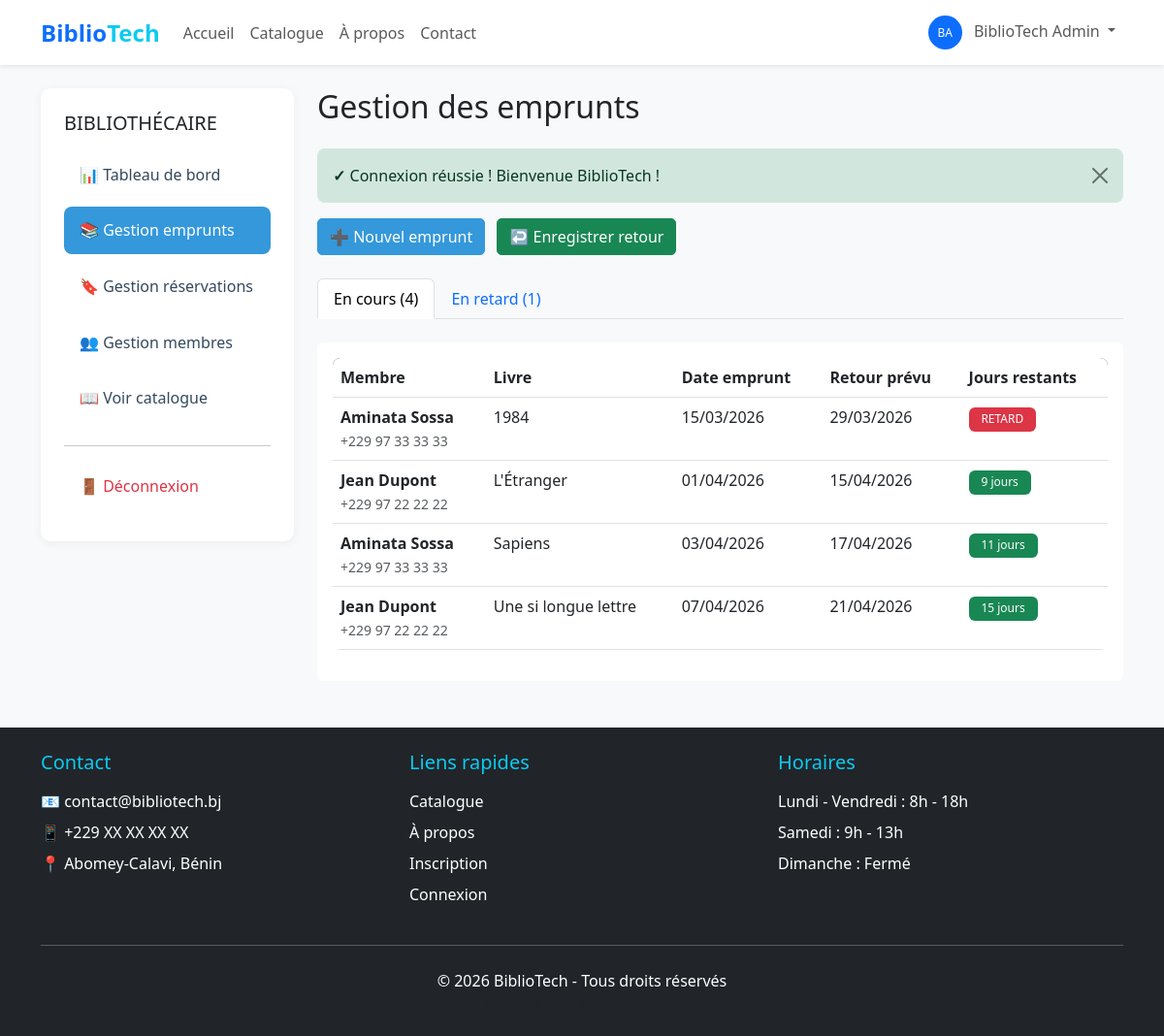
/frontend/bibliothecaire/emprunts.php (signed in), run on the app's committed database.
### tables this page shows
CREATE TABLE emprunts (
    id INT PRIMARY KEY AUTO_INCREMENT,
    utilisateur_id INT NOT NULL,
    livre_id INT NOT NULL,
    date_emprunt DATE NOT NULL DEFAULT (CURRENT_DATE),
    date_retour_prevue DATE NOT NULL,
    date_retour_effective DATE,
    statut ENUM('en_cours', 'retourne', 'en_retard') DEFAULT 'en_cours',
    enregistre_par INT,  
    created_at TIMESTAMP DEFAULT CURRENT_TIMESTAMP,
    updated_at TIMESTAMP DEFAULT CURRENT_TIMESTAMP ON UPDATE CURRENT_TIMESTAMP,
    FOREIGN KEY (utilisateur_id) REFERENCES utilisateurs(id) ON DELETE CASCADE,
    FOREIGN KEY (livre_id) REFERENCES livres(id) ON DELETE CASCADE,
    FOREIGN KEY (enregistre_par) REFERENCES utilisateurs(id) ON DELETE SET NULL,
    INDEX idx_utilisateur (utilisateur_id),
    INDEX idx_livre (livre_id),
    INDEX idx_statut (statut),
    INDEX idx_dates (date_emprunt, date_retour_prevue)
);

CREATE TABLE utilisateurs (
    id INT PRIMARY KEY AUTO_INCREMENT,
    nom VARCHAR(100) NOT NULL,
    prenoms VARCHAR(100) NOT NULL,
    email VARCHAR(150) UNIQUE NOT NULL,
    telephone VARCHAR(20),
    adresse TEXT,
    mot_de_passe VARCHAR(255) NOT NULL,
    role ENUM('membre', 'bibliothecaire', 'admin') DEFAULT 'membre',
    statut ENUM('actif', 'inactif', 'en_attente') DEFAULT 'en_attente',
    date_inscription DATETIME DEFAULT CURRENT_TIMESTAMP,
    derniere_connexion DATETIME,
    created_at TIMESTAMP DEFAULT CURRENT_TIMESTAMP,
    updated_at TIMESTAMP DEFAULT CURRENT_TIMESTAMP ON UPDATE CURRENT_TIMESTAMP,
    INDEX idx_email (email),
    INDEX idx_role (role),
    INDEX idx_statut (statut)
);

CREATE TABLE livres (
    id INT PRIMARY KEY AUTO_INCREMENT,
    titre VARCHAR(255) NOT NULL,
    auteur VARCHAR(150) NOT NULL,
    isbn VARCHAR(20) UNIQUE,
    categorie_id INT NOT NULL,
    description TEXT,
    image_couverture VARCHAR(255),
    nombre_exemplaires INT DEFAULT 1,
    exemplaires_disponibles INT DEFAULT 1,
    date_ajout DATE DEFAULT (CURRENT_DATE),
    created_at TIMESTAMP DEFAULT CURRENT_TIMESTAMP,
    updated_at TIMESTAMP DEFAULT CURRENT_TIMESTAMP ON UPDATE CURRENT_TIMESTAMP,
    FOREIGN KEY (categorie_id) REFERENCES categories(id) ON DELETE RESTRICT,
    INDEX idx_titre (titre),
    INDEX idx_auteur (auteur),
    INDEX idx_isbn (isbn),
    INDEX idx_categorie (categorie_id)
);

### backend/models/Emprunt.php (called while the page is built, shortened)
<?php
class Emprunt {
    private $conn;
    private $table = 'emprunts';
    public function __construct($db) {
        $this->conn = $db;
    }
    public function getTousActifs() {
        $query = "SELECT
                    e.id, e.date_emprunt, e.date_retour_prevue, e.statut,
                    DATEDIFF(e.date_retour_prevue, CURDATE()) as jours_restants,
                    CONCAT(u.prenoms, ' ', u.nom) as membre,
                    u.email, u.telephone,
                    l.titre, l.auteur
                  FROM " . $this->table . " e
                  JOIN utilisateurs u ON e.utilisateur_id = u.id
                  JOIN livres l ON e.livre_id = l.id
                  WHERE e.statut IN ('en_cours', 'en_retard')
                  ORDER BY e.date_retour_prevue ASC";
        $stmt = $this->conn->prepare($query);
        $stmt->execute();
        return $stmt->fetchAll(PDO::FETCH_ASSOC);
    }
    public function getEnRetard() {
        $query = "SELECT
                    e.id, e.date_emprunt, e.date_retour_prevue,
                    DATEDIFF(CURDATE(), e.date_retour_prevue) as jours_retard,
                    CONCAT(u.prenoms, ' ', u.nom) as membre,
                    u.email, u.telephone,
                    l.titre, l.auteur
                  FROM " . $this->table . " e
                  JOIN utilisateurs u ON e.utilisateur_id = u.id
                  JOIN livres l ON e.livre_id = l.id
                  WHERE e.statut = 'en_retard'
                  ORDER BY e.date_retour_prevue ASC";
        $stmt = $this->conn->prepare($query);
        $stmt->execute();
        return $stmt->fetchAll(PDO::FETCH_ASSOC);
    }
}
?>

### frontend/bibliothecaire/emprunts.php (the view, shortened to what this page needs)
<?php
require_once '../../backend/init.php';
require_once '../../backend/config/database.php';
require_once '../../backend/models/Emprunt.php';
$database = new Database();
$db = $database->getConnection();
$emprunt = new Emprunt($db);
$emprunt->updateEmpruntsRetard();
$emprunts_actifs = $emprunt->getTousActifs();
$emprunts_retard = $emprunt->getEnRetard();
?>
<!DOCTYPE html>
<html lang="fr">
<head>
    <link href="https://cdn.jsdelivr.net/npm/bootstrap@5.3.0/dist/css/bootstrap.min.css" rel="stylesheet">
    <link rel="stylesheet" href="../assets/css/style.css">
</head>
<body class="bg-light">
    <?php include '../includes/header.php'; ?>
    <div class="container my-4">
        <div class="row">
            <div class="col-md-3">
                <div class="sidebar">
                    <h5 class="mb-3">BIBLIOTHÉCAIRE</h5>
                    <nav class="nav flex-column">
                        <a class="nav-link" href="dashboard.php">📊 Tableau de bord</a>
                        <a class="nav-link active" href="emprunts.php">📚 Gestion emprunts</a>
                        <a class="nav-link" href="reservations.php">🔖 Gestion réservations</a>
                        <a class="nav-link" href="membres.php">👥 Gestion membres</a>
                        <a class="nav-link" href="../catalogue.php">📖 Voir catalogue</a>
                        <hr>
                        <a class="nav-link text-danger" href="../deconnexion.php">🚪 Déconnexion</a>
                    </nav>
                </div>
            </div>
            <div class="col-md-9">
                <h2 class="mb-4">Gestion des emprunts</h2>
                <?php echo afficherMessage(); ?>
                <div class="mb-4">
                    <button class="btn btn-primary me-2" data-bs-toggle="modal" data-bs-target="#nouveauEmpruntModal">
                        ➕ Nouvel emprunt
                    </button>
                    <button class="btn btn-success" data-bs-toggle="modal" data-bs-target="#retourModal">
                        ↩️ Enregistrer retour
                    </button>
                </div>
                <ul class="nav nav-tabs mb-4">
                    <li class="nav-item">
                        <a class="nav-link active" data-bs-toggle="tab" href="#encours">
                            En cours (<?php echo count($emprunts_actifs); ?>)
                        </a>
                    </li>
                    <li class="nav-item">
                        <a class="nav-link" data-bs-toggle="tab" href="#retard">
                            En retard (<?php echo count($emprunts_retard); ?>)
                        </a>
                    </li>
                </ul>
                <div class="tab-content">
                    <div class="tab-pane fade show active" id="encours">
                        <div class="card">
                            <div class="card-body">
                                <div class="table-responsive">
                                    <table class="table">
                                        <thead>
                                            <tr>
                                                <th>Membre</th>
                                                <th>Livre</th>
                                                <th>Date emprunt</th>
                                                <th>Retour prévu</th>
                                                <th>Jours restants</th>
                                            </tr>
                                        </thead>
                                        <tbody>
                                            <?php foreach ($emprunts_actifs as $emp): ?>
                                            <tr>
                                                <td>
                                                    <strong><?php echo htmlspecialchars($emp['membre']); ?></strong><br>
                                                    <small class="text-muted"><?php echo htmlspecialchars($emp['telephone']); ?></small>
                                                </td>
                                                <td><?php echo htmlspecialchars($emp['titre']); ?></td>
                                                <td><?php echo formaterDate($emp['date_emprunt']); ?></td>
                                                <td><?php echo formaterDate($emp['date_retour_prevue']); ?></td>
                                                <td>
                                                    <?php
                                                    $jours = $emp['jours_restants'];
                                                    $badge_class = $jours > 5 ? 'success' : ($jours > 0 ? 'warning' : 'danger');
                                                    ?>
                                                    <span class="badge bg-<?php echo $badge_class; ?>">
                                                        <?php echo $jours > 0 ? $jours . ' jours' : 'RETARD'; ?>
                                                    </span>
                                                </td>
                                            </tr>
                                            <?php endforeach; ?>
                                        </tbody>
                                    </table>
                                </div>
                            </div>
                        </div>
                    </div>
                </div>
            </div>
        </div>
    </div>
    <?php include '../includes/footer.php'; ?>
</body>
</html>

### frontend/assets/css/style.css (style rules this page uses)
:root { --primary: #2C3E50; --secondary: #3498DB; --accent: #E67E22; --success: #27AE60; --danger: #E74C3C; --warning: #F39C12; --info: #3498DB; --light: #ECF0F1; --dark: #34495E; }
body { font-family: 'Segoe UI', Tahoma, Geneva, Verdana, sans-serif; }
.card { transition: transform 0.3s, box-shadow 0.3s; border: none; }
.btn { border-radius: 5px; font-weight: 500; transition: all 0.3s; }
.btn-primary { background-color: var(--secondary); border-color: var(--secondary); }
.badge { padding: 0.4rem 0.8rem; font-weight: 500; }
.sidebar { background: white; border-radius: 10px; padding: 1.5rem; box-shadow: 0 2px 10px rgba(0,0,0,0.05); }
.sidebar .nav-link { color: var(--dark); border-radius: 8px; padding: 0.8rem 1rem; margin-bottom: 0.5rem; transition: all 0.3s; }
.sidebar .nav-link.active { background-color: var(--secondary); color: white; }
.table { border-radius: 8px; overflow: hidden; }
.table thead { background-color: var(--primary); color: white; }

### data on the page
emprunts: membre "Aminata Sossa", utilisateur.telephone "+229 97 33 33 33", livre.titre "1984", date_emprunt "15/03/2026", date_retour_prevue "29/03/2026", shows "RETARD"
emprunts: membre "Jean Dupont", utilisateur.telephone "+229 97 22 22 22", livre.titre "L'Étranger", date_emprunt "01/04/2026", date_retour_prevue "15/04/2026", jours "9"
emprunts: membre "Aminata Sossa", utilisateur.telephone "+229 97 33 33 33", livre.titre "Sapiens", date_emprunt "03/04/2026", date_retour_prevue "17/04/2026", jours "11"
emprunts: membre "Jean Dupont", utilisateur.telephone "+229 97 22 22 22", livre.titre "Une si longue lettre", date_emprunt "07/04/2026", date_retour_prevue "21/04/2026", jours "15"

### other printed values
substr($user['prenoms'], 0, 1) . substr($user['nom'], 0, 1) "BA"
$user['prenoms'] . ' ' . $user['nom'] "BiblioTech Admin"
$icon "✓"
$msg['message'] "Connexion réussie ! Bienvenue BiblioTech !"
count($emprunts_actifs) "4"
count($emprunts_retard) "1"
